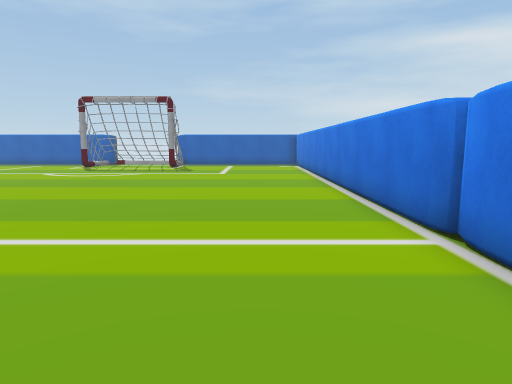
view 1 (above)

18 first-person views from a walk through a scene from a Unity 3-D project. The camera is 1.3 m above the floor, tilts 8° down and sees 75° across. The floor is counted in squares, 1 m on a side. Each view is taken from the middle of a square. On the plan, view 1 faces up. The plan holds only what a view shows up to about 14 squares ahead; the rest is blank.

view 2
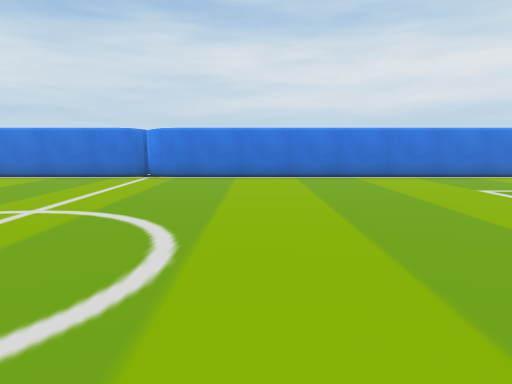

view 3
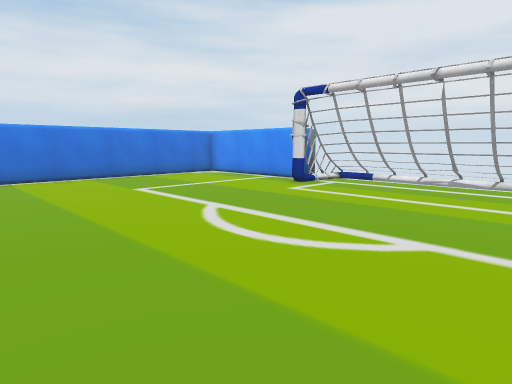

view 4
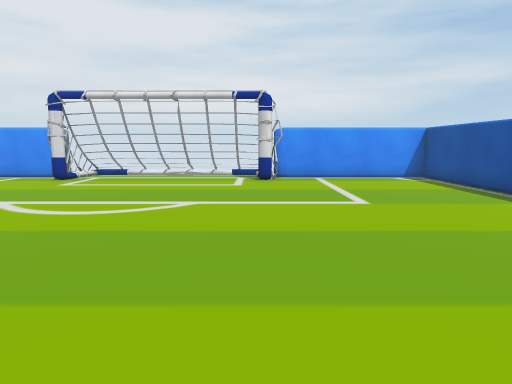

view 5
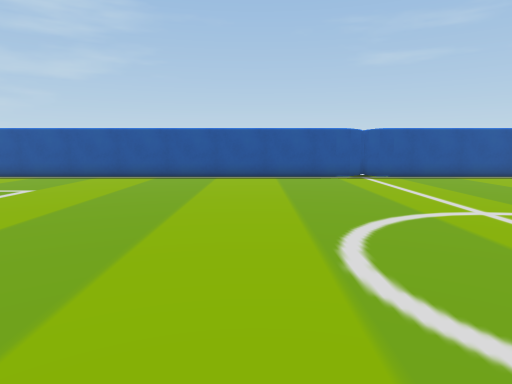

view 6
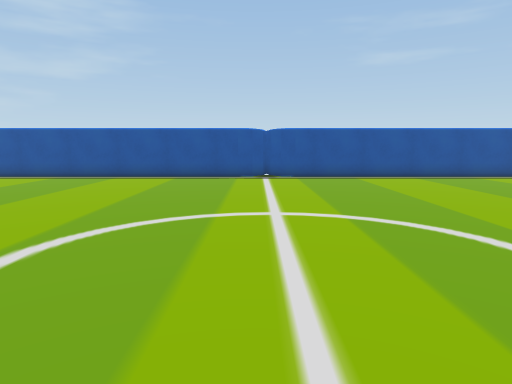

view 7
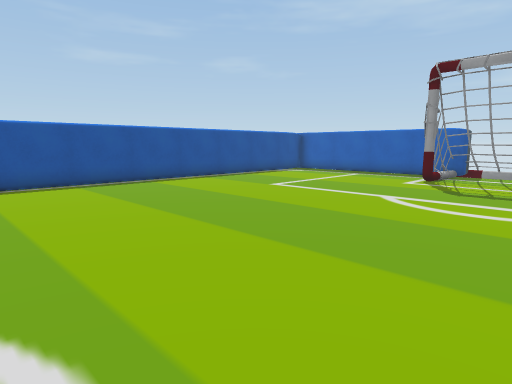

view 8
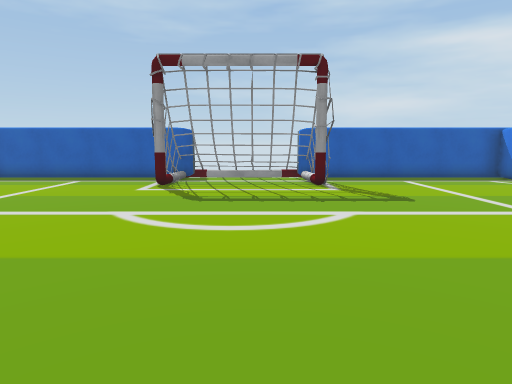

view 9
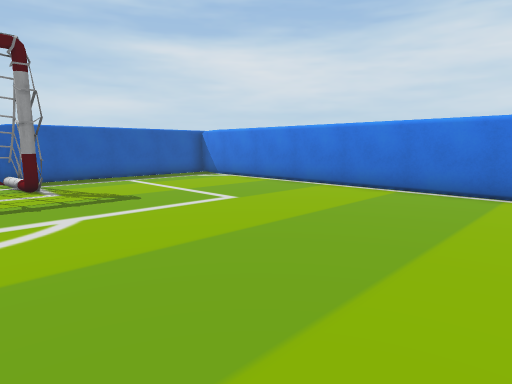

view 10
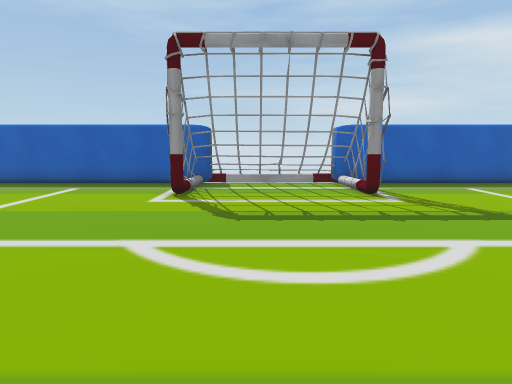

view 11
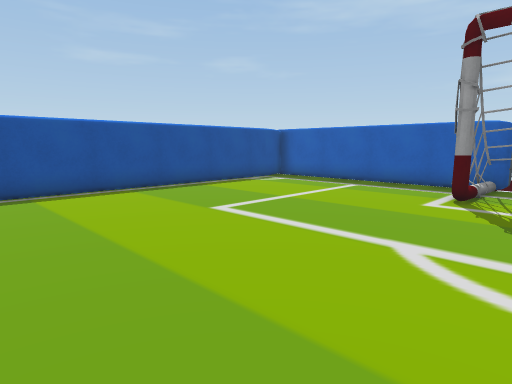

view 12
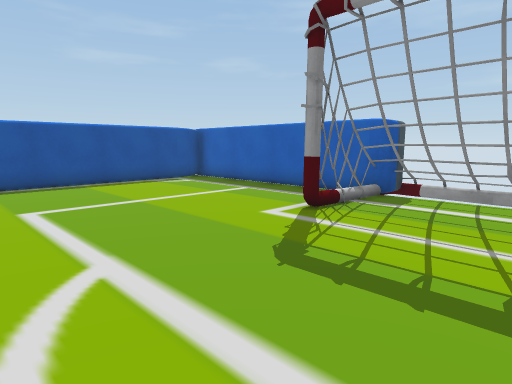

view 13
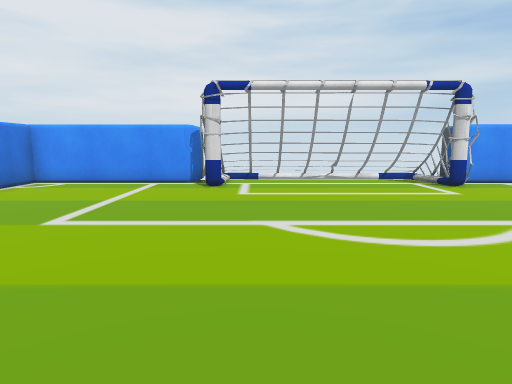

view 14
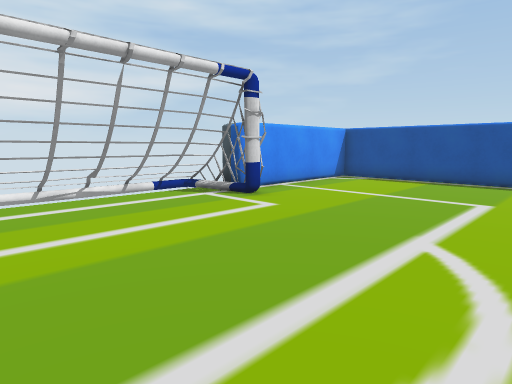

view 15
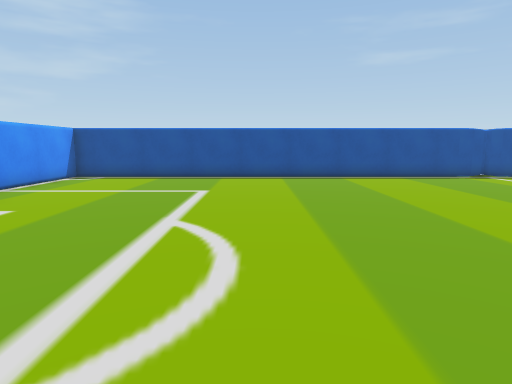

view 16
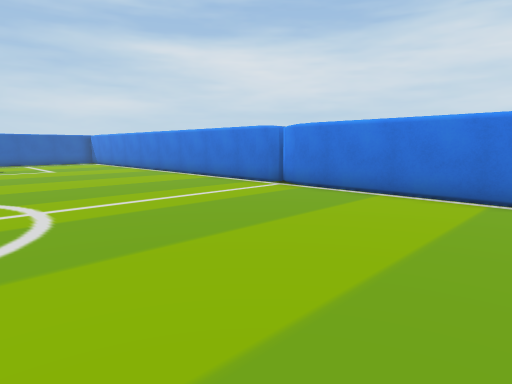

view 17
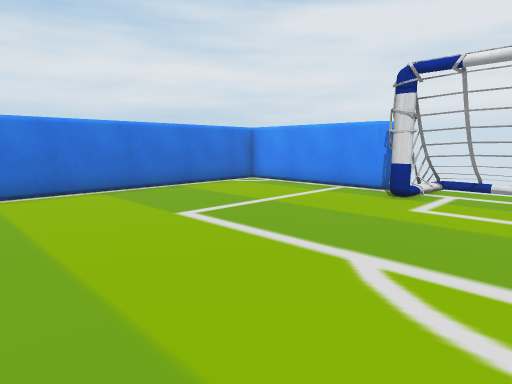

view 18
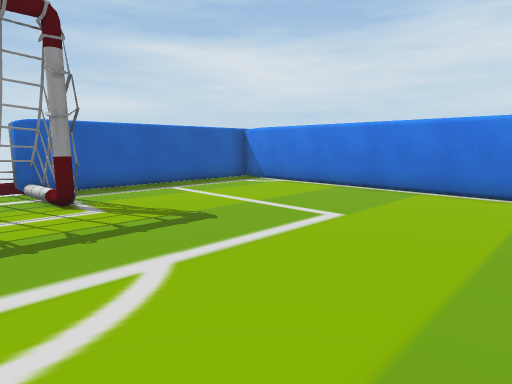

### Floor plan
Key: @ floor where view 1 was taken; # wall or solid block; . floor; O other object.
Columns run from 18 left of view 1 to 3 right of it. Each row starts with its distance up from view 1.
 23 #########OOOO#########
 22 #.......OOOOOO.......#
 21 #.......O....O.......#
 20 #.......O....O.......#
 19 #....................#
 18 #....................#
 17 #....................#
 16 #....................#
 15 #....................#
 14 #....................#
 13 #....................#
 12 #....................#
 11 #....................#
 10 #....................#
  9 #....................#
  8 #....................#
  7 #....................#
  6 #....................#
  5 #....................#
  4 #....................#
  3 #....................#
  2 #....................#
  1 #....................#
  0 #.................@..#
 -1 #....................#
 -2 #....................#
 -3 #....................#
 -4 #....................#
 -5 #....................#
 -6 #....................#
 -7 #....................#
 -8 #....................#
 -9 #....................#
-10 #....................#
-11 #....................#
-12 #.....##......##.....#
-13 ######################

Where each view was taken, in squares from view 1:
view 1: 0 up, 0 right, facing up
view 2: 0 up, 11 left, facing right
view 3: 2 down, 11 left, facing down-right
view 4: 1 up, 11 left, facing down
view 5: 0 up, 4 left, facing left
view 6: 4 up, 4 left, facing left
view 7: 7 up, 6 left, facing up-left
view 8: 9 up, 7 left, facing up
view 9: 9 up, 7 left, facing up-right
view 10: 11 up, 8 left, facing up
view 11: 11 up, 8 left, facing up-left
view 12: 14 up, 6 left, facing up-left
view 13: 1 down, 5 left, facing down
view 14: 5 down, 5 left, facing down-left
view 15: 5 down, 4 left, facing left
view 16: 3 down, 6 left, facing up-right
view 17: 3 down, 7 left, facing down-right
view 18: 12 up, 7 left, facing up-right
